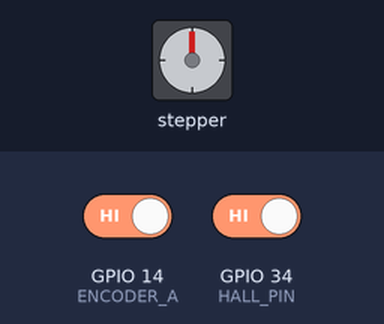
A sketch run on a simulated ESP32. Parts: stepper motor. Inputs (shaded band) come from the test bench; at power-on: GPIO 34 (HALL_PIN) HIGH, GPIO 14 (ENCODER_A) HIGH. Stepper angles assume 2048 steps per turn; what the sketch prints to the serial monitor is not drawn.

Above: at 0.0 s.
At 1.3 s:
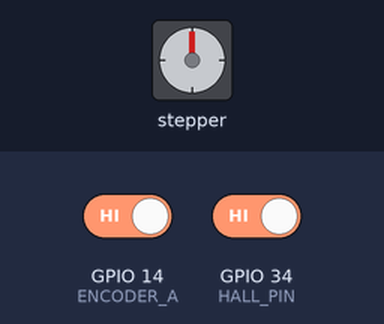
1.4 s: GPIO 34 (HALL_PIN) driven LOW
At 5.3 s:
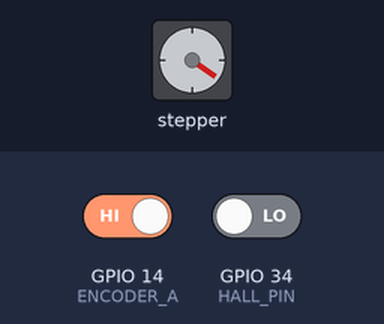
Timing chart, 0 to 6.8 s (numbered marks = the images above; inputs shaded):
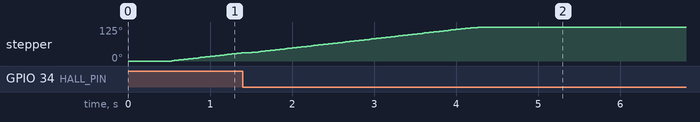

The sketch:

V2012.ino
```cpp
/* This code iterates on V2011, which just ended up giving up and going back to
step-driven zeroing, but adds the rotary encoder back in just as a spectator. */

#include <AccelStepper.h>

// --- Pin Definitions ---
#define IN1 5         // Stepper motor coil 1
#define IN2 4         // Stepper motor coil 2
#define IN3 2         // Stepper motor coil 3
#define IN4 15        // Stepper motor coil 4
#define HALL_PIN 34   // Hall effect sensor signal pin
#define ENCODER_A 14  // Rotary encoder signal A (Brown wire)
#define ENCODER_B 12  // Rotary encoder signal B (Blue/White wire)

// --- Constants ---
#define MOTOR_SPEED 200            // Motor speed in steps per second
#define OFFSET_STEPS 540           // Stepper steps to move past the magnet before zeroing

// --- Globals ---
AccelStepper stepper(AccelStepper::FULL4WIRE, IN1, IN3, IN2, IN4);
volatile int encoderCount = 0;
volatile bool directionCW = true;

// Interrupt handler for rotary encoder
void IRAM_ATTR handleEncoder() {
  bool A = digitalRead(ENCODER_A);
  bool B = digitalRead(ENCODER_B);
  if (A == B) {
    encoderCount++;
    directionCW = true;
  } else {
    encoderCount--;
    directionCW = false;
  }
}

void zeroStepperWithHall() {
  Serial.println("Searching for magnet using stepper...");

  // If magnet is already detected at startup, move forward to clear it
  if (digitalRead(HALL_PIN) == LOW) {
    Serial.println("Magnet detected at startup — moving past it to begin search...");
    stepper.moveTo(512);  // Move forward ~1/8 turn
    while (stepper.distanceToGo() > 0) stepper.run();
  }

  stepper.setSpeed(MOTOR_SPEED);
  while (digitalRead(HALL_PIN) != LOW) {
    stepper.runSpeed();
    Serial.print("Encoder: ");
    Serial.println(encoderCount);
  }

  Serial.print("Magnet detected at encoder count: ");
  Serial.println(encoderCount);
  encoderCount = 0;  // Zero the encoder count as well

  Serial.println("Magnet detected. Moving offset...");

  stepper.moveTo(stepper.currentPosition() + OFFSET_STEPS);
  while (stepper.distanceToGo() > 0) {
    stepper.run();
    Serial.print("Encoder: ");
    Serial.println(encoderCount);
  }

  stepper.setCurrentPosition(0);
  Serial.println("Offset applied and position zeroed.");
  delay(500);
}

void setup() {
  Serial.begin(115200);
  delay(500);
  Serial.println("\n--------------------------------------------");
  Serial.println("Starting stepper + hall zeroing...");

  pinMode(HALL_PIN, INPUT);
  pinMode(ENCODER_A, INPUT_PULLUP);
  pinMode(ENCODER_B, INPUT_PULLUP);
  attachInterrupt(digitalPinToInterrupt(ENCODER_A), handleEncoder, CHANGE);

  stepper.setMaxSpeed(MOTOR_SPEED);
  stepper.setSpeed(MOTOR_SPEED);
  stepper.setAcceleration(800);

  zeroStepperWithHall();
}

void loop() {
  stepper.runSpeed();
}
```
